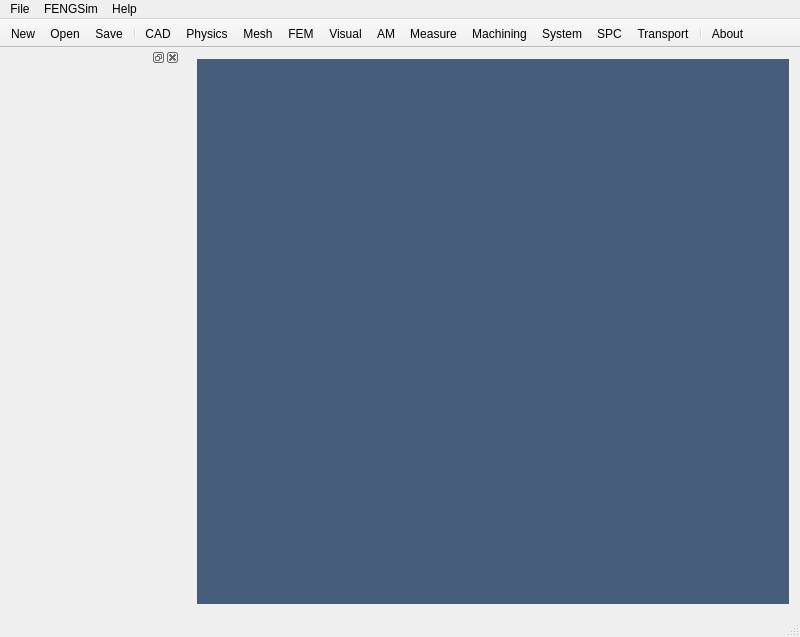
<?xml version="1.0" encoding="UTF-8"?>
<ui version="4.0">
 <class>MainWindow</class>
 <widget class="QMainWindow" name="MainWindow">
  <property name="geometry">
   <rect>
    <x>0</x>
    <y>0</y>
    <width>800</width>
    <height>637</height>
   </rect>
  </property>
  <property name="minimumSize">
   <size>
    <width>800</width>
    <height>637</height>
   </size>
  </property>
  <property name="font">
   <font>
    <pointsize>10</pointsize>
   </font>
  </property>
  <property name="windowTitle">
   <string>FENGSim</string>
  </property>
  <property name="windowIcon">
   <iconset resource="MainWindow.qrc">
    <normaloff>:/main_wind/figure/main_wind/Fengsim_logo_about.png</normaloff>:/main_wind/figure/main_wind/Fengsim_logo_about.png</iconset>
  </property>
  <property name="windowOpacity">
   <double>1.000000000000000</double>
  </property>
  <property name="styleSheet">
   <string notr="true">QWindow {height: 600; width: 800;}</string>
  </property>
  <widget class="OCCWidget" name="centralWidget">
   <property name="styleSheet">
    <string notr="true">margin: 0px;</string>
   </property>
   <layout class="QVBoxLayout" name="verticalLayout">
    <item>
     <widget class="QMdiArea" name="mdiArea">
      <property name="enabled">
       <bool>false</bool>
      </property>
      <property name="autoFillBackground">
       <bool>false</bool>
      </property>
      <property name="styleSheet">
       <string notr="true">margin: 0px; padding: 0px; background-color: rgb(69, 92, 123);</string>
      </property>
      <property name="lineWidth">
       <number>0</number>
      </property>
      <property name="background">
       <brush brushstyle="SolidPattern">
        <color alpha="255">
         <red>69</red>
         <green>92</green>
         <blue>123</blue>
        </color>
       </brush>
      </property>
     </widget>
    </item>
   </layout>
  </widget>
  <widget class="QMenuBar" name="menuBar">
   <property name="geometry">
    <rect>
     <x>0</x>
     <y>0</y>
     <width>800</width>
     <height>22</height>
    </rect>
   </property>
   <property name="sizePolicy">
    <sizepolicy hsizetype="Preferred" vsizetype="Preferred">
     <horstretch>0</horstretch>
     <verstretch>0</verstretch>
    </sizepolicy>
   </property>
   <property name="focusPolicy">
    <enum>Qt::NoFocus</enum>
   </property>
   <property name="autoFillBackground">
    <bool>true</bool>
   </property>
   <widget class="QMenu" name="menuFile">
    <property name="title">
     <string>File</string>
    </property>
    <addaction name="actionNew"/>
    <addaction name="actionOpen"/>
    <addaction name="actionSave"/>
   </widget>
   <widget class="QMenu" name="menuFENGSim">
    <property name="title">
     <string>FENGSim</string>
    </property>
    <widget class="QMenu" name="menuView">
     <property name="font">
      <font>
       <pointsize>10</pointsize>
      </font>
     </property>
     <property name="title">
      <string>View</string>
     </property>
     <property name="icon">
      <iconset resource="MainWindow.qrc">
       <normaloff>:/main_wind/figure/main_wind/direction.png</normaloff>:/main_wind/figure/main_wind/direction.png</iconset>
     </property>
     <addaction name="actionAxo"/>
     <addaction name="actionFront"/>
     <addaction name="actionBack"/>
     <addaction name="actionLeft"/>
     <addaction name="actionRight"/>
     <addaction name="actionTop"/>
     <addaction name="actionBottom"/>
     <addaction name="actionFit"/>
    </widget>
    <addaction name="actionCAD"/>
    <addaction name="actionPhysics"/>
    <addaction name="actionMesh"/>
    <addaction name="actionSolver"/>
    <addaction name="actionVisual"/>
    <addaction name="menuView"/>
    <addaction name="separator"/>
    <addaction name="actionAdditiveManufacturing"/>
    <addaction name="actionMeasure"/>
    <addaction name="actionMachining"/>
    <addaction name="actionSystem"/>
    <addaction name="actionSPC"/>
   </widget>
   <widget class="QMenu" name="menuAbout">
    <property name="title">
     <string>Help</string>
    </property>
    <addaction name="actionAbout"/>
   </widget>
   <addaction name="menuFile"/>
   <addaction name="menuFENGSim"/>
   <addaction name="menuAbout"/>
  </widget>
  <widget class="QStatusBar" name="statusBar"/>
  <widget class="QToolBar" name="toolBar">
   <property name="enabled">
    <bool>true</bool>
   </property>
   <property name="sizePolicy">
    <sizepolicy hsizetype="Fixed" vsizetype="Fixed">
     <horstretch>0</horstretch>
     <verstretch>0</verstretch>
    </sizepolicy>
   </property>
   <property name="contextMenuPolicy">
    <enum>Qt::DefaultContextMenu</enum>
   </property>
   <property name="windowTitle">
    <string>toolBar_3</string>
   </property>
   <property name="styleSheet">
    <string notr="true"/>
   </property>
   <property name="movable">
    <bool>false</bool>
   </property>
   <property name="allowedAreas">
    <set>Qt::TopToolBarArea</set>
   </property>
   <attribute name="toolBarArea">
    <enum>TopToolBarArea</enum>
   </attribute>
   <attribute name="toolBarBreak">
    <bool>false</bool>
   </attribute>
   <addaction name="actionNew"/>
   <addaction name="actionOpen"/>
   <addaction name="actionSave"/>
   <addaction name="separator"/>
   <addaction name="actionCAD"/>
   <addaction name="actionPhysics"/>
   <addaction name="actionMesh"/>
   <addaction name="actionSolver"/>
   <addaction name="actionVisual"/>
   <addaction name="actionAdditiveManufacturing"/>
   <addaction name="actionMeasure"/>
   <addaction name="actionMachining"/>
   <addaction name="actionSystem"/>
   <addaction name="actionSPC"/>
   <addaction name="actionTransport"/>
   <addaction name="separator"/>
   <addaction name="actionAbout"/>
  </widget>
  <widget class="QDockWidget" name="dockWidget">
   <property name="minimumSize">
    <size>
     <width>180</width>
     <height>420</height>
    </size>
   </property>
   <property name="maximumSize">
    <size>
     <width>180</width>
     <height>420</height>
    </size>
   </property>
   <property name="font">
    <font>
     <pointsize>10</pointsize>
    </font>
   </property>
   <property name="floating">
    <bool>true</bool>
   </property>
   <property name="features">
    <set>QDockWidget::AllDockWidgetFeatures</set>
   </property>
   <property name="allowedAreas">
    <set>Qt::NoDockWidgetArea</set>
   </property>
   <attribute name="dockWidgetArea">
    <number>1</number>
   </attribute>
   <widget class="QWidget" name="dockWidgetContents">
    <property name="styleSheet">
     <string notr="true"/>
    </property>
    <layout class="QVBoxLayout" name="verticalLayout_2">
     <property name="spacing">
      <number>0</number>
     </property>
     <property name="sizeConstraint">
      <enum>QLayout::SetNoConstraint</enum>
     </property>
     <property name="leftMargin">
      <number>0</number>
     </property>
     <property name="topMargin">
      <number>0</number>
     </property>
     <property name="rightMargin">
      <number>0</number>
     </property>
     <property name="bottomMargin">
      <number>0</number>
     </property>
    </layout>
   </widget>
  </widget>
  <action name="actionCAD">
   <property name="checkable">
    <bool>true</bool>
   </property>
   <property name="enabled">
    <bool>true</bool>
   </property>
   <property name="icon">
    <iconset resource="MainWindow.qrc">
     <normaloff>:/main_wind/figure/main_wind/cad.png</normaloff>:/main_wind/figure/main_wind/cad.png</iconset>
   </property>
   <property name="text">
    <string>CAD</string>
   </property>
  </action>
  <action name="actionMesh">
   <property name="checkable">
    <bool>true</bool>
   </property>
   <property name="enabled">
    <bool>true</bool>
   </property>
   <property name="icon">
    <iconset resource="MainWindow.qrc">
     <normaloff>:/main_wind/figure/main_wind/mesh.png</normaloff>:/main_wind/figure/main_wind/mesh.png</iconset>
   </property>
   <property name="text">
    <string>Mesh</string>
   </property>
  </action>
  <action name="actionSolver">
   <property name="checkable">
    <bool>true</bool>
   </property>
   <property name="enabled">
    <bool>true</bool>
   </property>
   <property name="icon">
    <iconset resource="MainWindow.qrc">
     <normaloff>:/main_wind/figure/main_wind/fem.png</normaloff>:/main_wind/figure/main_wind/fem.png</iconset>
   </property>
   <property name="text">
    <string>FEM</string>
   </property>
  </action>
  <action name="actionVisual">
   <property name="checkable">
    <bool>true</bool>
   </property>
   <property name="enabled">
    <bool>true</bool>
   </property>
   <property name="icon">
    <iconset resource="MainWindow.qrc">
     <normaloff>:/main_wind/figure/main_wind/visual.png</normaloff>:/main_wind/figure/main_wind/visual.png</iconset>
   </property>
   <property name="text">
    <string>Visual</string>
   </property>
  </action>
  <action name="actionAbout">
   <property name="icon">
    <iconset resource="MainWindow.qrc">
     <normaloff>:/main_wind/figure/main_wind/Fengsim_logo_about.png</normaloff>:/main_wind/figure/main_wind/Fengsim_logo_about.png</iconset>
   </property>
   <property name="text">
    <string>About</string>
   </property>
  </action>
  <action name="actionSave">
   <property name="icon">
    <iconset resource="MainWindow.qrc">
     <normaloff>:/main_wind/figure/main_wind/save.png</normaloff>:/main_wind/figure/main_wind/save.png</iconset>
   </property>
   <property name="text">
    <string>Save</string>
   </property>
  </action>
  <action name="actionOpen">
   <property name="icon">
    <iconset resource="MainWindow.qrc">
     <normaloff>:/main_wind/figure/main_wind/open.png</normaloff>:/main_wind/figure/main_wind/open.png</iconset>
   </property>
   <property name="text">
    <string>Open</string>
   </property>
  </action>
  <action name="actionSPC">
   <property name="checkable">
    <bool>true</bool>
   </property>
   <property name="enabled">
    <bool>true</bool>
   </property>
   <property name="icon">
    <iconset resource="SPCWindow.qrc">
     <normaloff>:/new/prefix1/figure/spc_wind/spc.png</normaloff>:/new/prefix1/figure/spc_wind/spc.png</iconset>
   </property>
   <property name="text">
    <string>SPC</string>
   </property>
   <property name="toolTip">
    <string>Statistical Process Control</string>
   </property>
  </action>
  <action name="actionAxo">
   <property name="icon">
    <iconset resource="CADWindow.qrc">
     <normaloff>:/cad_wind/figure/cad_wind/axo.png</normaloff>:/cad_wind/figure/cad_wind/axo.png</iconset>
   </property>
   <property name="text">
    <string>Axo</string>
   </property>
   <property name="font">
    <font>
     <pointsize>10</pointsize>
    </font>
   </property>
  </action>
  <action name="actionFront">
   <property name="icon">
    <iconset resource="CADWindow.qrc">
     <normaloff>:/cad_wind/figure/cad_wind/front.png</normaloff>:/cad_wind/figure/cad_wind/front.png</iconset>
   </property>
   <property name="text">
    <string>Front</string>
   </property>
   <property name="font">
    <font>
     <pointsize>10</pointsize>
    </font>
   </property>
  </action>
  <action name="actionBack">
   <property name="icon">
    <iconset resource="CADWindow.qrc">
     <normaloff>:/cad_wind/figure/cad_wind/back.png</normaloff>:/cad_wind/figure/cad_wind/back.png</iconset>
   </property>
   <property name="text">
    <string>Back</string>
   </property>
   <property name="font">
    <font>
     <pointsize>10</pointsize>
    </font>
   </property>
  </action>
  <action name="actionLeft">
   <property name="icon">
    <iconset resource="CADWindow.qrc">
     <normaloff>:/cad_wind/figure/cad_wind/left.png</normaloff>:/cad_wind/figure/cad_wind/left.png</iconset>
   </property>
   <property name="text">
    <string>Left</string>
   </property>
   <property name="font">
    <font>
     <pointsize>10</pointsize>
    </font>
   </property>
  </action>
  <action name="actionRight">
   <property name="icon">
    <iconset resource="CADWindow.qrc">
     <normaloff>:/cad_wind/figure/cad_wind/right.png</normaloff>:/cad_wind/figure/cad_wind/right.png</iconset>
   </property>
   <property name="text">
    <string>Right</string>
   </property>
   <property name="font">
    <font>
     <pointsize>10</pointsize>
    </font>
   </property>
  </action>
  <action name="actionTop">
   <property name="icon">
    <iconset resource="CADWindow.qrc">
     <normaloff>:/cad_wind/figure/cad_wind/top.png</normaloff>:/cad_wind/figure/cad_wind/top.png</iconset>
   </property>
   <property name="text">
    <string>Top</string>
   </property>
   <property name="font">
    <font>
     <pointsize>10</pointsize>
    </font>
   </property>
  </action>
  <action name="actionBottom">
   <property name="icon">
    <iconset resource="CADWindow.qrc">
     <normaloff>:/cad_wind/figure/cad_wind/bottom.png</normaloff>:/cad_wind/figure/cad_wind/bottom.png</iconset>
   </property>
   <property name="text">
    <string>Bottom</string>
   </property>
   <property name="font">
    <font>
     <pointsize>10</pointsize>
    </font>
   </property>
  </action>
  <action name="actionFit">
   <property name="icon">
    <iconset resource="CADWindow.qrc">
     <normaloff>:/cad_wind/figure/cad_wind/fit.png</normaloff>:/cad_wind/figure/cad_wind/fit.png</iconset>
   </property>
   <property name="text">
    <string>Fit</string>
   </property>
   <property name="font">
    <font>
     <pointsize>10</pointsize>
    </font>
   </property>
  </action>
  <action name="actionNew">
   <property name="icon">
    <iconset resource="MainWindow.qrc">
     <normaloff>:/main_wind/figure/main_wind/new.png</normaloff>:/main_wind/figure/main_wind/new.png</iconset>
   </property>
   <property name="text">
    <string>New</string>
   </property>
  </action>
  <action name="actionMeasure">
   <property name="checkable">
    <bool>true</bool>
   </property>
   <property name="enabled">
    <bool>true</bool>
   </property>
   <property name="icon">
    <iconset resource="MeasureWidnow.qrc">
     <normaloff>:/new/measure/figure/measure_wind/measure.png</normaloff>:/new/measure/figure/measure_wind/measure.png</iconset>
   </property>
   <property name="text">
    <string>Measure</string>
   </property>
  </action>
  <action name="actionSystem">
   <property name="checkable">
    <bool>true</bool>
   </property>
   <property name="enabled">
    <bool>true</bool>
   </property>
   <property name="icon">
    <iconset resource="System.qrc">
     <normaloff>:/new/prefix1/figure/system_wind/system.png</normaloff>:/new/prefix1/figure/system_wind/system.png</iconset>
   </property>
   <property name="text">
    <string>System</string>
   </property>
  </action>
  <action name="actionAdditiveManufacturing">
   <property name="checkable">
    <bool>true</bool>
   </property>
   <property name="enabled">
    <bool>true</bool>
   </property>
   <property name="icon">
    <iconset resource="MeshWindow.qrc">
     <normaloff>:/new/prefix1/figure/mesh_wind/am.png</normaloff>:/new/prefix1/figure/mesh_wind/am.png</iconset>
   </property>
   <property name="text">
    <string>AM</string>
   </property>
   <property name="toolTip">
    <string>AM</string>
   </property>
  </action>
  <action name="actionViewRotationH">
   <property name="checkable">
    <bool>true</bool>
   </property>
   <property name="icon">
    <iconset resource="MainWindow.qrc">
     <normaloff>:/main_wind/figure/main_wind/viewrotationh.png</normaloff>:/main_wind/figure/main_wind/viewrotationh.png</iconset>
   </property>
   <property name="text">
    <string>Horizontal</string>
   </property>
   <property name="toolTip">
    <string>ViewRotationH</string>
   </property>
  </action>
  <action name="actionViewRotationV">
   <property name="checkable">
    <bool>true</bool>
   </property>
   <property name="icon">
    <iconset resource="MainWindow.qrc">
     <normaloff>:/main_wind/figure/main_wind/viewrotationv.png</normaloff>:/main_wind/figure/main_wind/viewrotationv.png</iconset>
   </property>
   <property name="text">
    <string> Vertical</string>
   </property>
  </action>
  <action name="actionMachining">
   <property name="checkable">
    <bool>true</bool>
   </property>
   <property name="enabled">
    <bool>true</bool>
   </property>
   <property name="icon">
    <iconset resource="Machining/machining.qrc">
     <normaloff>:/figure/machining/machining.png</normaloff>:/figure/machining/machining.png</iconset>
   </property>
   <property name="text">
    <string>Machining</string>
   </property>
  </action>
  <action name="actionTransport">
   <property name="checkable">
    <bool>true</bool>
   </property>
   <property name="icon">
    <iconset resource="figure/transport_wind/transportwindow.qrc">
     <normaloff>:/new/prefix1/nuclear.png</normaloff>:/new/prefix1/nuclear.png</iconset>
   </property>
   <property name="text">
    <string>Transport</string>
   </property>
  </action>
  <action name="actionPhysics">
   <property name="checkable">
    <bool>true</bool>
   </property>
   <property name="icon">
    <iconset resource="MainWindow.qrc">
     <normaloff>:/main_wind/figure/main_wind/physics.png</normaloff>:/main_wind/figure/main_wind/physics.png</iconset>
   </property>
   <property name="text">
    <string>Physics</string>
   </property>
   <property name="toolTip">
    <string>Physics</string>
   </property>
  </action>
  <zorder>dockWidget</zorder>
 </widget>
 <layoutdefault spacing="6" margin="11"/>
 <customwidgets>
  <customwidget>
   <class>OCCWidget</class>
   <extends>QWidget</extends>
   <header>CAD/OCCWidget.h</header>
   <container>1</container>
  </customwidget>
 </customwidgets>
 <resources>
  <include location="MainWindow.qrc"/>
  <include location="figure/transport_wind/transportwindow.qrc"/>
  <include location="MeshWindow.qrc"/>
  <include location="Machining/machining.qrc"/>
  <include location="MeasureWidnow.qrc"/>
  <include location="SPCWindow.qrc"/>
  <include location="CADWindow.qrc"/>
  <include location="System.qrc"/>
 </resources>
 <connections/>
</ui>
